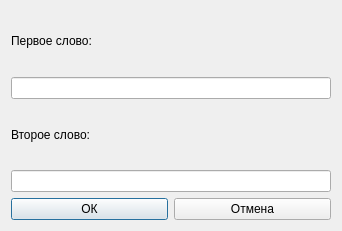
<?xml version="1.0" encoding="UTF-8"?>
<ui version="4.0">
 <class>addWordBox</class>
 <widget class="QDialog" name="addWordBox">
  <property name="geometry">
   <rect>
    <x>0</x>
    <y>0</y>
    <width>342</width>
    <height>231</height>
   </rect>
  </property>
  <property name="windowTitle">
   <string>Dialog</string>
  </property>
  <layout class="QVBoxLayout" name="verticalLayout">
   <item>
    <widget class="QLabel" name="labeFirst">
     <property name="text">
      <string>Первое слово:</string>
     </property>
    </widget>
   </item>
   <item>
    <widget class="QLineEdit" name="editFirst"/>
   </item>
   <item>
    <widget class="QLabel" name="labelSecond">
     <property name="text">
      <string>Второе слово:</string>
     </property>
    </widget>
   </item>
   <item>
    <widget class="QLineEdit" name="editSecond"/>
   </item>
   <item>
    <layout class="QHBoxLayout" name="horizontalLayout">
     <item>
      <widget class="QPushButton" name="buttonOK">
       <property name="text">
        <string>ОК</string>
       </property>
      </widget>
     </item>
     <item>
      <widget class="QPushButton" name="buttonCancel">
       <property name="text">
        <string>Отмена</string>
       </property>
      </widget>
     </item>
    </layout>
   </item>
  </layout>
 </widget>
 <resources/>
 <connections/>
</ui>
